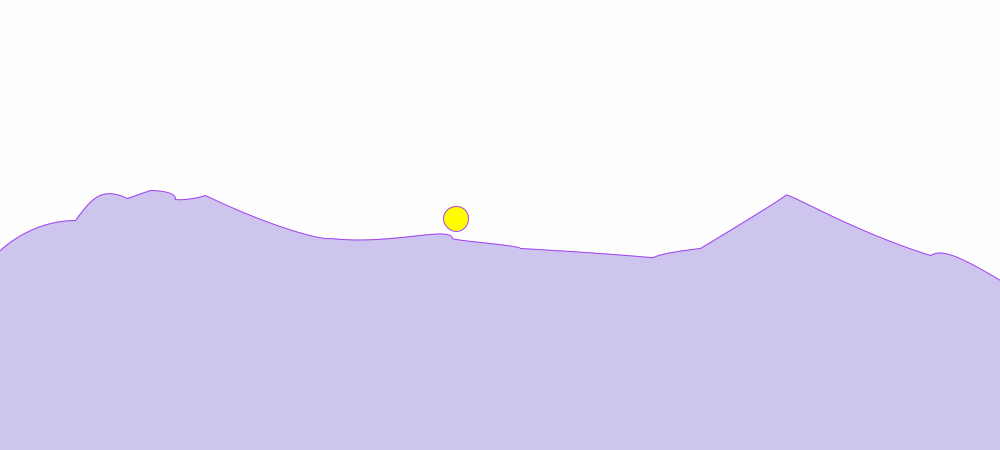
Frame 1 (no input)
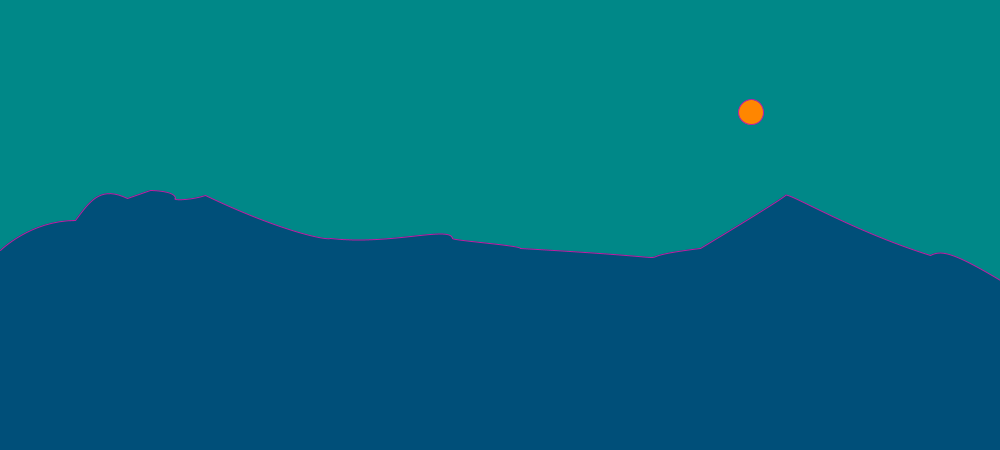
Frame 60 (the mouse pressed at the canvas centre just before this capture)
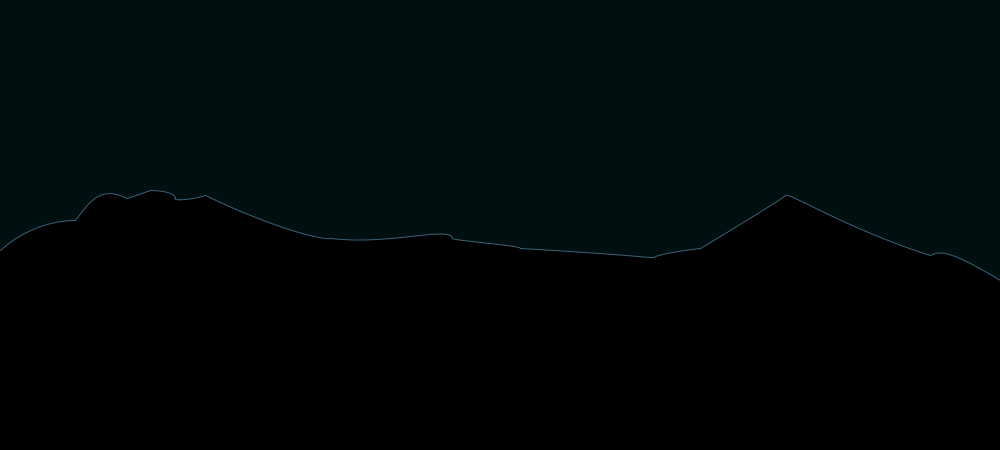
Frame 120 (the mouse held since frame 60 and released just before this capture)

The Processing sketch that drew these frames (run headless with seeded random() and noise(); from frame 60 on, the mouse is pressed at the canvas centre):

// Processing sketch: processing_69263
// ── processing_69263.pde

// Armando Rocha V.

int w1=1,y1=1;
float z=1.5;
 void setup()
 {
size(1000,450);
smooth();
 frameRate(6);
 }
  void draw()
  {
    smooth();
  background(255-w1,255-y1,255-y1);
  w1+=5;
  y1+=2;
beginShape();
 fill(212-w1,200-y1,242-y1);
 stroke(random(0,255),random(0,255),random(0,255));
 vertex(0, 250);
bezierVertex(0,250,30,220,75,220);
bezierVertex(90,200,100,185,127,198);
bezierVertex(127,198,150,190,150,190);
bezierVertex(150,190,175,190,175,198);
bezierVertex(171,200,190,200,205,195);
bezierVertex(278,230,325,240,330,238);
bezierVertex(390,245,450,225,452,238);
bezierVertex(452,240,520,245,520,248);
bezierVertex(730,260,600,260,700,248);
bezierVertex(700,248,780,200,785,195); 
bezierVertex(785,190,850,230,930,255);
bezierVertex(940,250,950,250,1000,280);
vertex(1000,450);
vertex(0,450);
endShape();
   fill(255,255-y1,0);
  ellipse(450+w1,220-z,25,25);
z+=1.8;
  }
